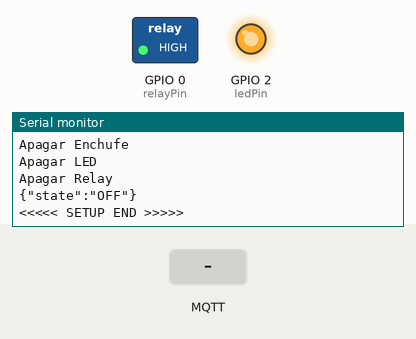
Simulated run of this program. Board: ESP8266 (NodeMCU). On the bench: switched loads named in the program (green lamp = pin HIGH), output pins drawn as LEDs (lit = HIGH), the last lines printed to the serial monitor. The test bench sets the inputs (shaded band). WiFi joins after 1.5 s; servers stay silent unless stated; no MQTT or app messages arrive unless stated.

Above: at 2.7 s.
2.8 s: MQTT message "set" arrives on the first subscribed topic
At 3.9 s:
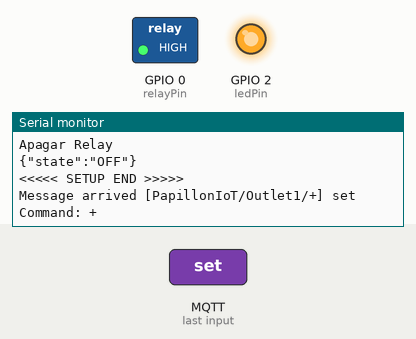
4.3 s: MQTT message "ON" arrives on the first subscribed topic
At 5.1 s:
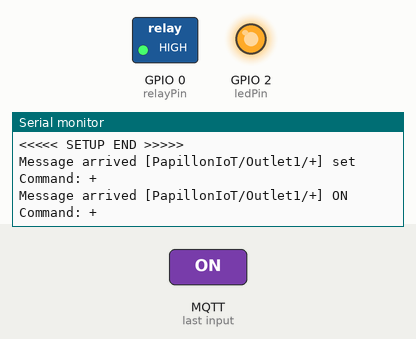
5.8 s: MQTT message "1" arrives on the first subscribed topic
At 6.2 s:
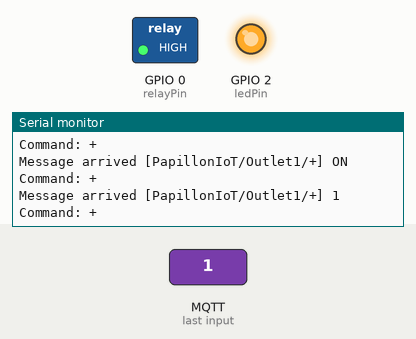

Measured:
- after the input at 2.8 s, the serial monitor: prints a new line at once (image 1)
- after the input at 4.3 s, the serial monitor: prints a new line at once (image 2)
- after the input at 5.8 s, the serial monitor: prints a new line at once (image 3)

The program:

main.cpp
```cpp
#include <Arduino.h>

#include <ESP8266WiFi.h>
#include <PubSubClient.h>

IPAddress broker(192, 168, 2, 101); // Casa

const int relayPin = 0;
const int ledPin = LED_BUILTIN;

const char* ssid     = "Papillon_EXT"; //Naviter"; //
const char* password = "70445312"; //N4v1t3rWIFI2015"; //

const char* devID = "Outlet1";

const char* devTopic = "PapillonIoT/Outlet1/+";

const unsigned long debounceDelay = 50;    // the debounce time; increase if the output flickers

int status = WL_IDLE_STATUS;   // the Wifi radio's status

// Initialize the Ethernet client object
WiFiClient WIFIclient;

PubSubClient client(WIFIclient);

bool estadoEnchufe = false;
bool viejoEstadoEnchufe = false;

// Declare functions
void controlEnchufe (bool OnOff);

/////////////////////////////////////
//
// MQTT FUNCTIONS
//
/////////////////////////////////////

//print any message received for subscribed topic
void callback(char* topic, byte* payload, unsigned int length) {
  String sTopic = topic;
  String sCommand = sTopic.substring(sTopic.lastIndexOf("/") + 1);

  Serial.print("Message arrived [");
  Serial.print(topic);
  Serial.print("] ");

  String sPayload = "";
  for (unsigned int i=0; i < length; i++) {
    sPayload += (char)payload[i];
  }
  Serial.println(sPayload);

  Serial.println("Command: " + sCommand);

  if (sCommand == "set") {
      if (sPayload == "ON") {
        controlEnchufe(true);
      } else {
        controlEnchufe(false);
      }
  }

}

bool mqttReconnect() {
  int tries = 0;
  // Loop until we're reconnected
  while (!client.connected() && (tries < 10)) {
    Serial.print("Attempting MQTT connection...");
    // Attempt to connect, just a name to identify the client
    if (client.connect(devID)) { //}, devUS, devPW)) {
      Serial.println("connected");
      // ... and resubscribe
      client.subscribe(devTopic);
    } else {
      Serial.print("failed, rc=");
      Serial.print(client.state());
      Serial.println(" try again in 3 seconds");
      // Wait 5 seconds before retrying
      delay(3000);
      tries++;
    }
  }
  if (tries == 10) {
    Serial.println("Too many trials, no MQTT connection was possible");
    return false;
  } else {
    return true;
  }
}

bool connectNetwork(bool outDebug = true) {
  int tries = 0;

  if (outDebug) Serial.println("Trying Main WiFi");
  while ((WiFi.status() != WL_CONNECTED) && (tries < 10)) {
    delay(500);
    if (outDebug) Serial.print(".");
    tries++;
  }
  if (outDebug) Serial.println();

  if (tries == 10) {
    Serial.println("Too many trials, no WiFi connection was possible");
    return false;
  } else {
    if (outDebug) Serial.println("WiFi connected");
    if (outDebug) Serial.println("IP address: ");
    if (outDebug) Serial.println(WiFi.localIP());

    return mqttReconnect();
  }
}

void notificarBroker(bool OnOff) {
  String payload = "{\"state\":";
  if (OnOff)
    payload += "\"ON\"";
  else
    payload += "\"OFF\"";
  payload += "}";

  Serial.println(payload);

  client.publish("PapillonIoT/Outlet1/status", (char*) payload.c_str());

}

/////////////////////////////////////
//
// CUSTOM HW FUNCITONS
//
/////////////////////////////////////

void controlLED (bool OnOff)
{
  if (OnOff) {
    Serial.println("Encender LED");
    digitalWrite(LED_BUILTIN, LOW);   // turn the LED on (LOW is the voltage level)
  }
  else {
    Serial.println("Apagar LED");
    digitalWrite(LED_BUILTIN, HIGH);   // turn the LED off (HIGH is the voltage level)
  }
}

void controlRelay (bool OnOff)
{
  if (OnOff) {
    Serial.println("Encender Relay");
    digitalWrite(relayPin, LOW);   // turn the RELAY on (HIGH is the voltage level)
  }
  else {
    Serial.println("Apagar Relay");
    digitalWrite(relayPin, HIGH);   // turn the RELAY off (LOW is the voltage level)
  }
}

void controlEnchufe (bool OnOff)
{
  estadoEnchufe = OnOff;

  if (OnOff) {
    Serial.println("Encender Enchufe");
    controlLED(true);
    controlRelay(true);
  }
  else {
    Serial.println("Apagar Enchufe");
    controlLED(false);
    controlRelay(false);
  }

  notificarBroker(estadoEnchufe);
}

/////////////////////////////////////
//
// Setup board
//
/////////////////////////////////////

void setup() {
  // initialize serial for debugging
  Serial.begin(19200);
  Serial.println("<<<<< SETUP START >>>>>");
  // initialize WiFi
  WiFi.mode(WIFI_STA);
  WiFi.begin(ssid, password);

  // configure MQTT server
  client.setServer(broker, 1883);
  client.setCallback(callback);

  if (connectNetwork()) {
    Serial.println("Network OK");
  } else {
    Serial.println("Network Problem. We will try again in Loop");
  }

  // Set Relay
  pinMode(relayPin, OUTPUT);

  // initialize digital pin LED_BUILTIN as an output.
  pinMode(ledPin, OUTPUT);

  // Estado inicial
  controlEnchufe(estadoEnchufe);
  Serial.println("<<<<< SETUP END >>>>>");
}

/////////////////////////////////////
//
// Process loop
//
/////////////////////////////////////

void loop() {
  if (connectNetwork(false)) {
    // Serial.println("Loop with Network OK");
    client.loop();
  } else {
    Serial.println("Loop with Network Problem. We will try again in next Loop");
  }
}
```
